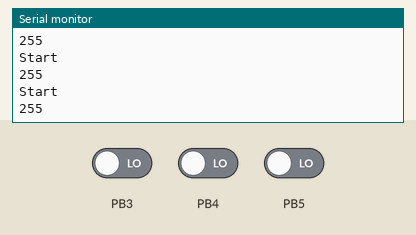
Bench run of a sketch on a simulated ATtiny85, built with avr-gcc and run on an emulated ATtiny85. Shown: the last lines printed to the serial monitor. The test bench sets the inputs (shaded band); at power-on: PB3 LOW, PB4 LOW, PB5 LOW.

Above: at 1.8 s.
1.9 s: PB3 driven HIGH
At 2.4 s:
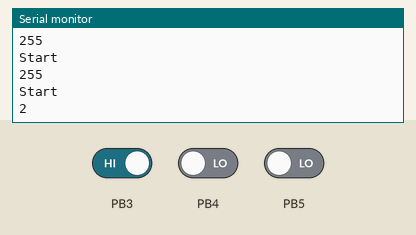
3.4 s: PB4 driven HIGH
At 3.9 s:
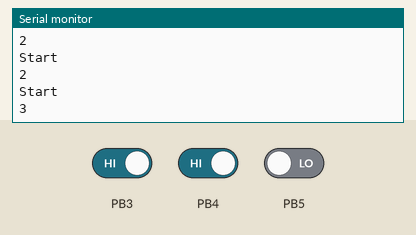
4.9 s: PB5 driven HIGH
At 5.4 s:
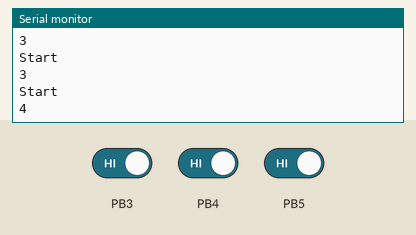
Timing chart, 0 to 7.9 s (numbered marks = the images above; inputs shaded):
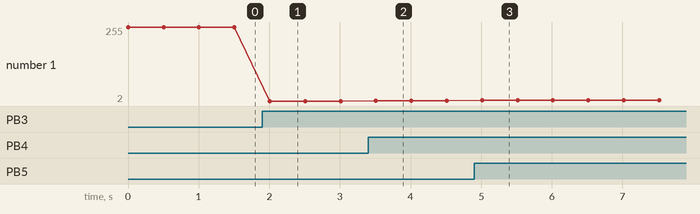

The sketch:

WindDirArdUNO.ino
```cpp
// (licence header left out)
#define I2C_SLAVE_ADDRESS 0x04

#include <Wire.h>


#ifndef TWI_RX_BUFFER_SIZE
#define TWI_RX_BUFFER_SIZE ( 16 )
#endif

uint8_t dir = -1;

void requestEvent()
{
  Wire.write(dir);
}

void setup() {
  Wire.begin(I2C_SLAVE_ADDRESS);
  Wire.onRequest(requestEvent);
  Serial.begin(9600);
  pinMode(2, INPUT);
  pinMode(3, INPUT);
  pinMode(4, INPUT);
  pinMode(5, INPUT);
  pinMode(6, INPUT);
  pinMode(7, INPUT);
  pinMode(8, INPUT);
  pinMode(9, INPUT);
  pinMode(A0, INPUT);
}

unsigned int tick = 0;
unsigned long lastReadout = 0;


void loop() {
  Serial.println("Start");

  if(digitalRead(2) == HIGH)// and analogRead(A0) > 500)
  {
    dir =  1;
  }
  //else
  //{
  //  Serial.println("Error");
  //  dir = -1;
  //}

  if(digitalRead(3) == HIGH)
  {
    dir =  2;
  }

  if(digitalRead(4) == HIGH)
  {
    dir =  3;
  }

  if(digitalRead(5) == HIGH)
  {
    dir =  4;
  }

  if(digitalRead(6) == HIGH)
  {
    dir =  5;
  }

  if(digitalRead(7) == HIGH)
  {
    dir =  6;
  }

  if(digitalRead(8) == HIGH)
  {
    dir =  7;
  }

  if(digitalRead(9) == HIGH)// and digitalRead(A0) < 500)
  {
    dir =  8;
  }
  //else
  //{
  //  Serial.println("Error");
  //  dir = -1;
  //}

  Serial.println(dir);
  delay(500);
}
```

AT85sensorquery.cpp
```cpp
// (licence header left out)
/////////////Simple function for reading an I2C LDR sensor


#include "Arduino.h"

#include <Wire.h>

#include <AT85sensorquery.h>


//////ATTINY-85///////

void AT85sensorquery(unsigned char slaveaddr, int at85delayt, unsigned int &level){


Wire.requestFrom(slaveaddr, 2);    // request 2 bytes from slave device #0x13

int i =0;
unsigned int readout = 0;

//Serial.print("Ready\n");


while (Wire.available()) { // slave may send less than requested
byte c = Wire.read(); // receive a byte as character

//delay(200);

//Serial.print("\n Byte c is:\n");

//Serial.print(c);


if (i == 0) {
    readout = c;
} else {
    readout = readout << 8;
    readout = readout + c;
}

i++;

}


if (readout > 255) {
level=readout;
}
else {

level=0;

}

/*String printstring =  "\nReadout for sensor: ";
printstring = printstring + readout + " ADC\n";


Serial.print(printstring);*/


delay(at85delayt);


}


//////ATTINY-85///////
```

AT85sensorquery.h
```cpp
// (licence header left out)
#ifndef AT85sensorquery_h
#define AT85sensorquery_h

#include "Arduino.h"
#include <Wire.h>

void AT85sensorquery(unsigned char slaveaddr, int at85delayt, unsigned int &level);

#endif
```

BMP180sensorquery.cpp
```cpp
// (licence header left out)
/////////////Simple function for reading an I2C BMP-180 sensor


#include "Arduino.h"

#include <Wire.h>

#include <SFE_BMP180.h>

//SFE_BMP180 pressure;

#include <BMP180sensorquery.h>


//////BMP-180///////

void BMP180sensorquery(SFE_BMP180 pressure, int bmp180delayt, float &altitude, float &abspress, float &relpress, float &temp){

float ALTITUDE= altitude; // Altitude of site in meters
 char status;
  double T,P,p0,a;

  // Loop here getting pressure readings every 10 seconds.

  // If you want sea-level-compensated pressure, as used in weather reports,
  // you will need to know the altitude at which your measurements are taken.
  // We're using a constant called ALTITUDE in this sketch:

  /*Serial.println();
  Serial.print("provided altitude: ");
  Serial.print(ALTITUDE,0);
  Serial.print(" meters, ");*/


  // If you want to measure altitude, and not pressure, you will instead need
  // to provide a known baseline pressure. This is shown at the end of the sketch.

  // You must first get a temperature measurement to perform a pressure reading.

  // Start a temperature measurement:
  // If request is successful, the number of ms to wait is returned.
  // If request is unsuccessful, 0 is returned.

  status = pressure.startTemperature();
  if (status != 0)
  {
    // Wait for the measurement to complete:
    delay(status);

    // Retrieve the completed temperature measurement:
    // Note that the measurement is stored in the variable T.
    // Function returns 1 if successful, 0 if failure.

    status = pressure.getTemperature(T);
    if (status != 0)
    {
      /*// Print out the measurement:
      Serial.print("temperature: ");
      Serial.print(T,2);
      Serial.print(" deg C, ");*/

		temp=T;

      // Start a pressure measurement:
      // The parameter is the oversampling setting, from 0 to 3 (highest res, longest wait).
      // If request is successful, the number of ms to wait is returned.
      // If request is unsuccessful, 0 is returned.

      status = pressure.startPressure(3);
      if (status != 0)
      {
        // Wait for the measurement to complete:
        delay(status);

        // Retrieve the completed pressure measurement:
        // Note that the measurement is stored in the variable P.
        // Note also that the function requires the previous temperature measurement (T).
        // (If temperature is stable, you can do one temperature measurement for a number of pressure measurements.)
        // Function returns 1 if successful, 0 if failure.

        status = pressure.getPressure(P,T);
        if (status != 0)
        {
          /*// Print out the measurement:
          Serial.print("absolute pressure: ");
          Serial.print(P,2);
          Serial.print(" mb, ");*/

			abspress=P;
          // The pressure sensor returns abolute pressure, which varies with altitude.
          // To remove the effects of altitude, use the sealevel function and your current altitude.
          // This number is commonly used in weather reports.
          // Parameters: P = absolute pressure in mb, ALTITUDE = current altitude in m.
          // Result: p0 = sea-level compensated pressure in mb

          p0 = pressure.sealevel(P,ALTITUDE); // we're at 103 meters
          /*Serial.print("relative (sea-level) pressure: ");
          Serial.print(p0,2);
          Serial.print(" mb, ");*/

			relpress=p0;

          // On the other hand, if you want to determine your altitude from the pressure reading,
          // use the altitude function along with a baseline pressure (sea-level or other).
          // Parameters: P = absolute pressure in mb, p0 = baseline pressure in mb.
          // Result: a = altitude in m.


          a = pressure.altitude(P,p0);
          /*Serial.print("computed altitude: ");
          Serial.print(a,0);
          Serial.print(" meters, ");*/

        }
        else Serial.println("error retrieving pressure measurement\n");
      }
      else Serial.println("error starting pressure measurement\n");
    }
    else Serial.println("error retrieving temperature measurement\n");
  }
  else Serial.println("error starting temperature measurement\n");


delay(bmp180delayt);


}


//////BMP-180///////
```

BMP180sensorquery.h
```cpp
// (licence header left out)
#ifndef BMP180sensorquery_h
#define BMP180sensorquery_h

#include "Arduino.h"
#include <Wire.h>
#include <SFE_BMP180.h>

void BMP180sensorquery(SFE_BMP180 pressure, int bmp180delayt, float &altitude, float &abspress, float &relpress, float &temp);

#endif
```

DHTsensorquery.cpp
```cpp
// (licence header left out)
#include "Arduino.h"

#include <dht.h>

#include <DHTsensorquery.h>

dht DHT; // declaring DHT sensor variable


void DHTsensorquery(int dhtpin, int dhtdelay, float &hum, float &temp){

int chk = DHT.read11(dhtpin); // reading from declared pin

//////DHT-11///////
hum=DHT.humidity;
temp=DHT.temperature;

//String printstring =  "DHT-11 Temperature: ";
//printstring = printstring + DHT.temperature + " C";

//printstring = printstring + " / " + "DHT-11 Humidity: " + DHT.humidity + " RH";


//Serial.print(printstring);


  delay(dhtdelay);

}
//////DHT-11///////
```

DHTsensorquery.h
```cpp
// (licence header left out)
#ifndef DHTsensorquery_h
#define DHTsensorquery_h

#include "Arduino.h"
#include <dht.h>

void DHTsensorquery(int dhtpin, int dhtdelay, float &hum, float &temp);

#endif
```

LMsensorquery.cpp
```cpp
// (licence header left out)
#include "Arduino.h"
#include <LMsensorquery.h>

//////LM-35///////
void LMsensorquery(int lmpin, int lmdelay, float &temp){

int reading;

// read analog pin value typical 0 to 1024
reading = analogRead(lmpin);

// calibrating for temperature value from millivolts=(reading/1024.0)*5000
float celsius = (reading/1024.0)*50000;

// assigning temperature value to the variable
temp=celsius;

//String printstring =  "LM35 TEMPRATURE: ";
//printstring = printstring + celsius + " C";

//Serial.print(printstring);


delay(lmdelay);
}

/////LM-35///////
```

LMsensorquery.h
```cpp
// (licence header left out)
#ifndef LMsensorquery_h
#define LMsensorquery_h

#include "Arduino.h"

void LMsensorquery(int lmpin, int lmdelay, float &temp);

#endif
```

Measured:
- after the input at 1.9 s, the serial monitor: prints a new line after 0.11 s (image 1)
- after the input at 3.4 s, the serial monitor: prints a new line after 0.11 s (image 2)
- after the input at 4.9 s, the serial monitor: prints a new line after 0.11 s (image 3)
- plotted number 1: 255 → 2 after the input at 1.9 s, 2 → 3 after the input at 3.4 s, 3 → 4 after the input at 4.9 s
